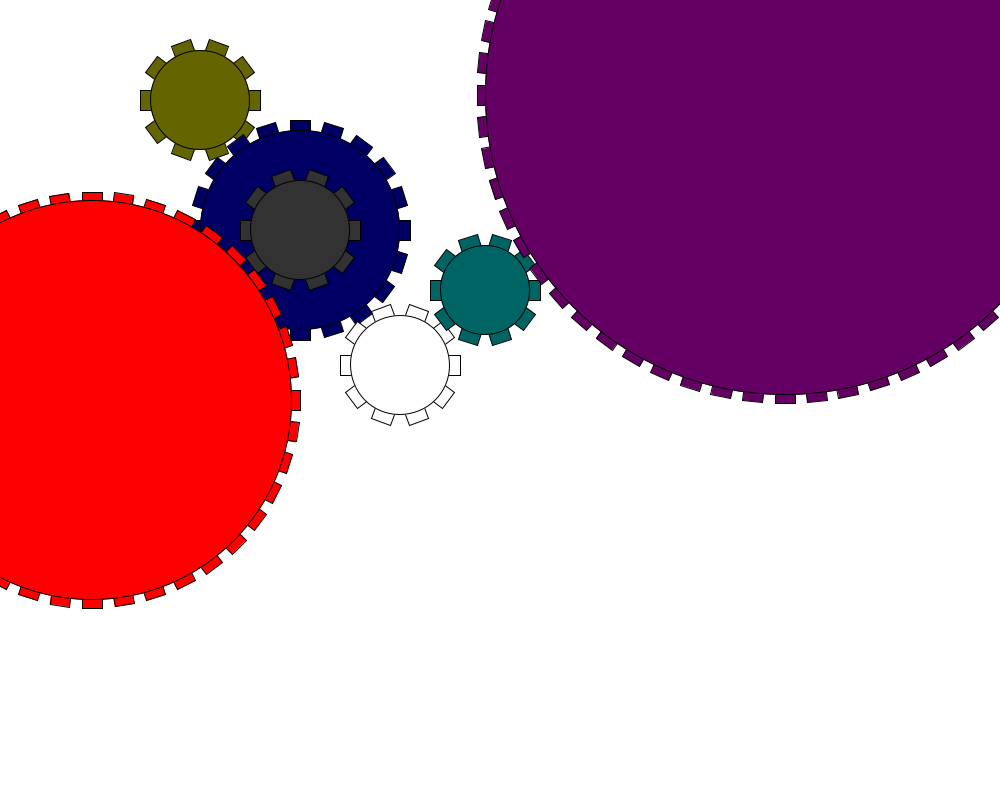
Frame 1 (no input)
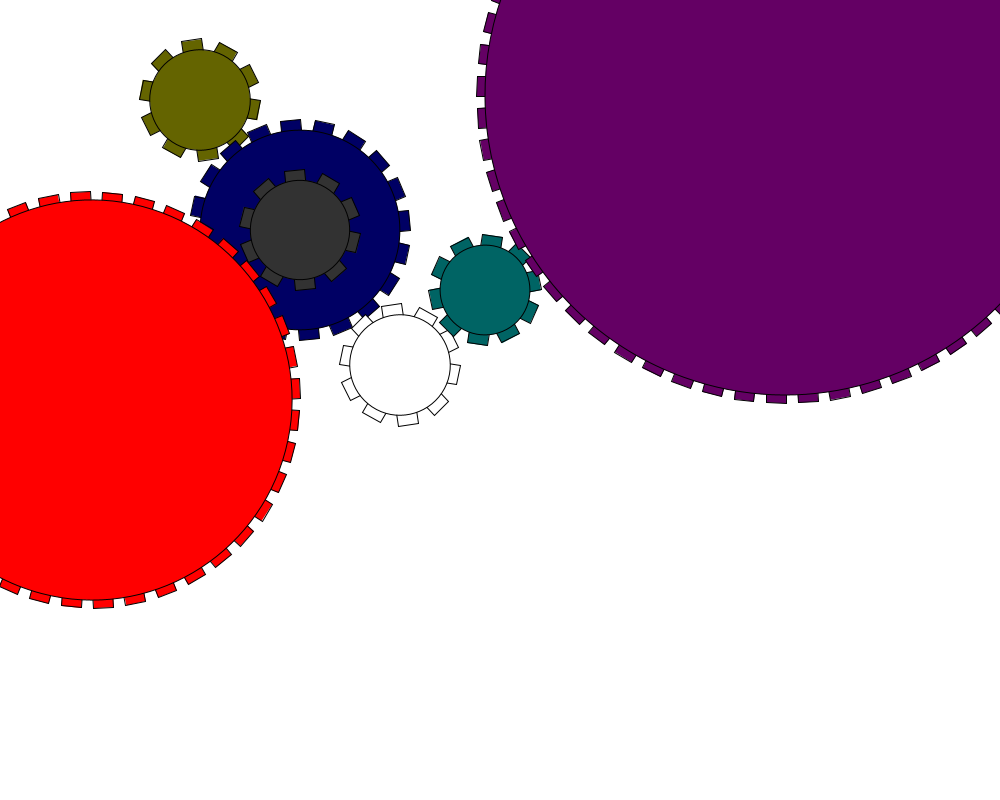
Frame 60 (the mouse pressed at the canvas centre just before this capture)
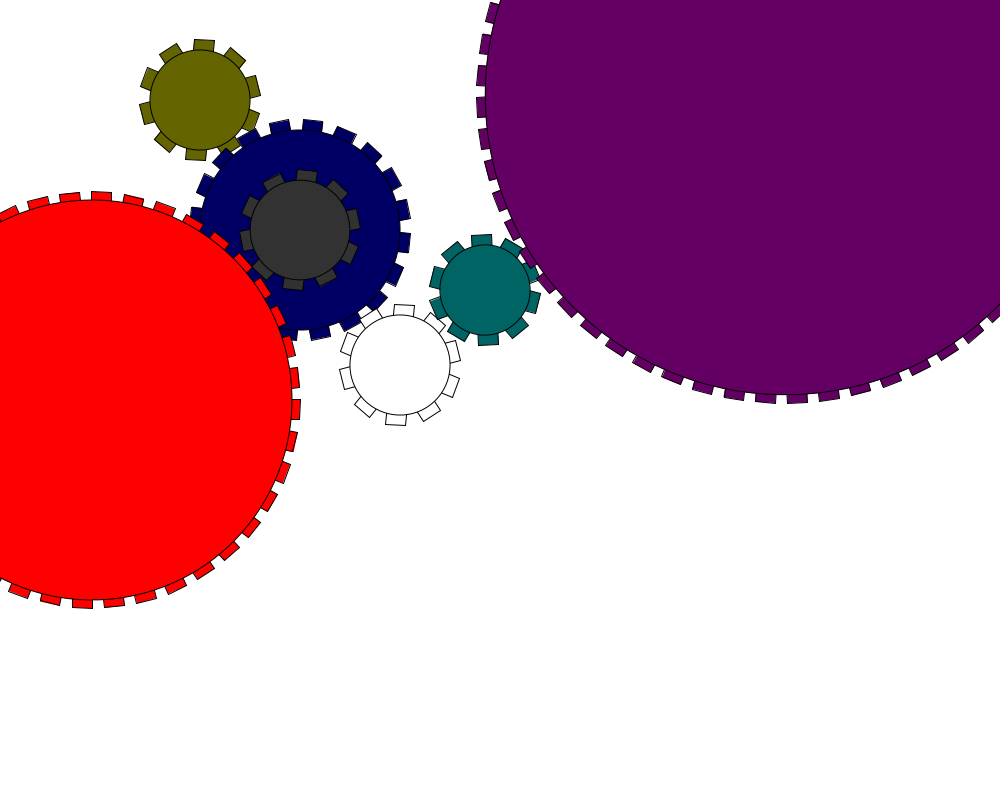
Frame 120 (the mouse held since frame 60 and released just before this capture)

The Processing sketch that drew these frames (run headless with seeded random() and noise(); from frame 60 on, the mouse is pressed at the canvas centre):

// Processing sketch: processing_____
// ── processing_____.pde
float x1,y1,i,j,num1,size11,size21,angle1=0,fill11,fill12,fill13;
float x2,y2,num2,size12,size22,angle2=0,fill21,fill22,fill23;
float x3,y3,num3,size13,size23,angle3=0,fill31,fill32,fill33;
float x4,y4,num4,size14,size24,angle4=0,fill41,fill42,fill43;
float x5,y5,num5,size15,size25,angle5=0,fill51,fill52,fill53;
float x6,y6,num6,size16,size26,angle6=0,fill61,fill62,fill63;
float x7,y7,num7,size17,size27,angle7=0,fill71,fill72,fill73;
void setup(){
  size(1000,800);
  background(255);
}
void draw(){
  background(255);
  x1=200;
  y1=100;
  num1=10;
  size11=100;
  size21=10;
  fill11=100;
  fill12=100;
  fill13=0;
  x2=300;
  y2=230;
  num2=20;
  size12=200;
  size22=10;
  fill21=0;
  fill22=0;
  fill23=100;
  x3=400;
  y3=365;
  num3=10;
  size13=100;
  size23=10;
  fill31=255;
  fill32=255;
  fill33=255;
  x4=485;
  y4=290;
  num4=10;
  size14=90;
  size24=10;
  fill41=0;
  fill42=100;
  fill43=100;
  x5=300;
  y5=230;
  num5=10;
  size15=100;
  size25=10;
  fill51=50;
  fill52=50;
  fill53=50;
  x6=92;
  y6=400;
  num6=40;
  size16=400;
  size26=8;
  fill61=255;
  fill62=0; 
  fill63=0;
  x7=785;
  y7=95;
  num7=60;
  size17=600;
  size27=8;
  fill71=100;
  fill72=0;
  fill73=100;
  install(x1,y1,num1,size11,size21,angle1,fill11,fill12,fill13);
  install(x2,y2,num2,size12,size22,angle2,fill21,fill22,fill23);
  install(x3,y3,num3,size13,size23,angle3,fill31,fill32,fill33);
  install(x4,y4,num4,size14,size24,angle4,fill41,fill42,fill43);
  install(x5,y5,num5,size15,size25,angle5,fill51,fill52,fill53);
  install(x6,y6,num6,size16,size26,angle6,fill61,fill62,fill63);
  install(x7,y7,num7,size17,size27,angle7,fill71,fill72,fill73);
  angle1+=2;
  angle2+=-1;  
  angle3+=2;
  angle4+=-2;
  angle5+=-1;
  angle6+=0.25;
  angle7+=0.3333;
}
void install(float x,float y,float num,float size1,float size2,float angle,float fillx,float filly,float fillz){
  pushMatrix();
  translate(x,y);
  rotate(radians(angle));
  for(i=0;i<num;i++)
  { 
     rotate(radians(360/num));
     fill(fillx,filly,fillz);
     rect(size1/2-size2,-10,2*size2,20);
  }
  fill(fillx,filly,fillz);
  ellipse(0,0,size1,size1);
  popMatrix();
}
